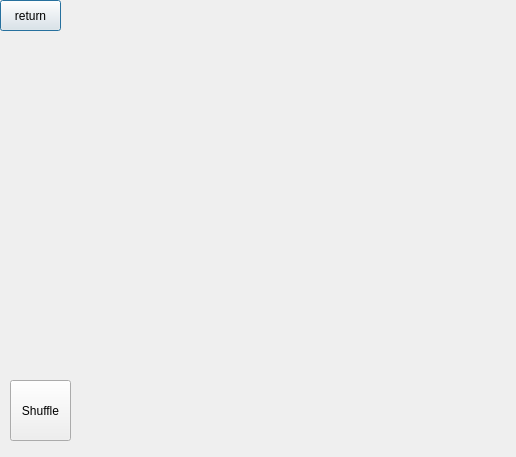
<?xml version="1.0" encoding="UTF-8"?>
<ui version="4.0">
 <class>Game</class>
 <widget class="QDialog" name="Game">
  <property name="geometry">
   <rect>
    <x>0</x>
    <y>0</y>
    <width>516</width>
    <height>457</height>
   </rect>
  </property>
  <property name="windowTitle">
   <string>Dialog</string>
  </property>
  <widget class="QPushButton" name="confirmBox">
   <property name="geometry">
    <rect>
     <x>0</x>
     <y>0</y>
     <width>61</width>
     <height>31</height>
    </rect>
   </property>
   <property name="text">
    <string>return</string>
   </property>
  </widget>
  <widget class="QPushButton" name="myshuffle">
   <property name="geometry">
    <rect>
     <x>10</x>
     <y>380</y>
     <width>61</width>
     <height>61</height>
    </rect>
   </property>
   <property name="text">
    <string>Shuffle</string>
   </property>
  </widget>
 </widget>
 <resources/>
 <connections/>
</ui>
